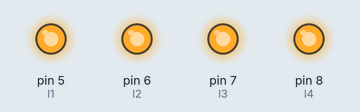
Bench run of a sketch on a simulated Arduino Uno, built with avr-gcc and run on an emulated ATmega328P. Parts: output pins drawn as LEDs (lit = HIGH). Pins used as bus, display or sensor lines are not drawn.

Above: at 0.1 s.
At 3.1 s:
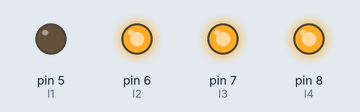
At 3.6 s:
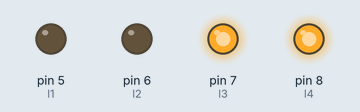
At 4.1 s:
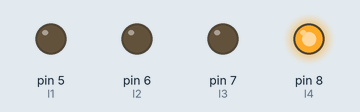
At 4.6 s:
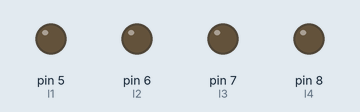
At 6.6 s:
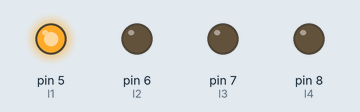
Timing chart, 0 to 40.0 s (numbered marks = the images above):
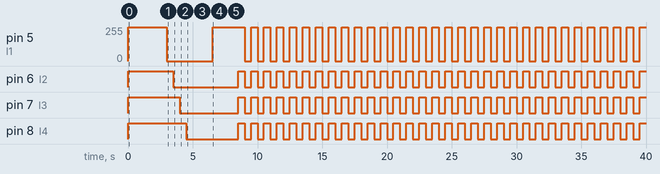

The sketch:

source_code.ino
```cpp
#include<SoftwareSerial.h>
SoftwareSerial mySerial(10,11); // 10 rx 11 tx
int state = 0;


int l1=5;
int l2=6;
int l3=7;
int l4=8;
int r1=9;
int r2=10;
int r3=11;
int r4=12;
int count = 0;
int mult = 1;
void setup() {
  pinMode(l1, OUTPUT);
  pinMode(l2, OUTPUT);
  pinMode(l3, OUTPUT);
  pinMode(l4, OUTPUT);
  pinMode(r1, OUTPUT);
  pinMode(r2, OUTPUT);
  pinMode(r3, OUTPUT);
  pinMode(r4, OUTPUT);
  Serial.begin(9600); // Default communication rate of the Bluetooth module
}
void finish(){
  while(true){
  digitalWrite(l1, HIGH);
  digitalWrite(l2, HIGH);
  digitalWrite(l3, HIGH);
  digitalWrite(l4, HIGH);
  digitalWrite(r1, HIGH);
  digitalWrite(r2, HIGH);
  digitalWrite(r3, HIGH);
  digitalWrite(r4, HIGH);
  delay(500);
  digitalWrite(l1, LOW);
  digitalWrite(l2, LOW);
  digitalWrite(l3, LOW);
  digitalWrite(l4, LOW);
  digitalWrite(r1, LOW);
  digitalWrite(r2, LOW);
  digitalWrite(r3, LOW);
  digitalWrite(r4, LOW);
  delay(500);
  }
}
void loop() {
  if(Serial.available() > 0){ // Checks whether data is comming from the serial port
  state = Serial.read(); // Reads the data from the serial port
  }
  mult = state;
  if(count == 0){
  digitalWrite(l1, HIGH);
  digitalWrite(l2, HIGH);
  digitalWrite(l3, HIGH);
  digitalWrite(l4, HIGH);
  digitalWrite(r1, HIGH);
  digitalWrite(r2, HIGH);
  digitalWrite(r3, HIGH);
  digitalWrite(r4, HIGH);
  delay(3000);
  digitalWrite(l1,LOW);
  delay(500);
  digitalWrite(l2,LOW);
  delay(500);
  digitalWrite(l3,LOW);
  delay(500);
  digitalWrite(l4,LOW);
  delay(500);
  digitalWrite(r1,LOW);
  delay(500);
  digitalWrite(r2,LOW);
  delay(500);
  digitalWrite(r3,LOW);
  delay(500);
  digitalWrite(r4,LOW);
  count++;
  }
  digitalWrite(l1,HIGH);
  delay(216.6*mult);
  digitalWrite(l1,LOW);
  delay(200*mult);
  digitalWrite(l1,HIGH);
  delay(216.6*mult);
  digitalWrite(l1,LOW);
  delay(200*mult);
  digitalWrite(l1,HIGH);
  delay(216.6*mult);
  digitalWrite(l1,LOW);
  delay(200*mult);
  delay(250*mult);
  digitalWrite(r1,HIGH);
  delay(347.2*mult);
  digitalWrite(r1,LOW);
  digitalWrite(r2,HIGH);
  delay(200*mult);
  digitalWrite(r2,LOW);
  delay(200*mult);
  digitalWrite(r2,HIGH);
  delay(200*mult);
  digitalWrite(r2,LOW);
  digitalWrite(r1,HIGH);
  delay(347.2*mult);
  digitalWrite(r1,LOW);


  digitalWrite(l3,HIGH);
  delay(400*mult);
  digitalWrite(l3,LOW);
  delay(200*mult);
  digitalWrite(l3,HIGH);
  delay(400*mult);
  digitalWrite(l3,LOW);
  digitalWrite(l2,HIGH);
  delay(400*mult);
  digitalWrite(l2,LOW);
  delay(200*mult);
  digitalWrite(l2,HIGH);
  delay(400*mult);
  digitalWrite(l2,LOW);
  digitalWrite(l1,HIGH);
  delay(1000);
  digitalWrite(l1,LOW);


  digitalWrite(r1,HIGH);
  delay(216.6*mult);
  digitalWrite(r1,LOW);
  delay(200*mult);
  digitalWrite(l1,HIGH);
  delay(216.6*mult);
  digitalWrite(l1,LOW);
  delay(200*mult);
  digitalWrite(l1,HIGH);
  delay(216.6*mult);
  digitalWrite(l1,LOW);
  delay(200*mult);
  digitalWrite(l1,HIGH);
  delay(216.6*mult);
  digitalWrite(l1,LOW);
  delay(200*mult);
  digitalWrite(r1,HIGH);
  delay(347.2*mult);
  digitalWrite(r1,LOW);
  digitalWrite(r2,HIGH);
  delay(200*mult);
  digitalWrite(r2,LOW);
  delay(200*mult);
  digitalWrite(r2,HIGH);
  delay(200*mult);
  digitalWrite(r2,LOW);
  digitalWrite(r1,HIGH);
  delay(347.2*mult);
  digitalWrite(r1,LOW);


  digitalWrite(l3,HIGH);
  delay(400*mult);
  digitalWrite(l3,LOW);
  delay(200*mult);
  digitalWrite(l3,HIGH);
  delay(400*mult);
  digitalWrite(l3,LOW);
  digitalWrite(l2,HIGH);
  delay(400*mult);
  digitalWrite(l2,LOW);
  delay(200*mult);
  digitalWrite(l2,HIGH);
  delay(400*mult);
  digitalWrite(l2,LOW);
  digitalWrite(l1,HIGH);
  delay(1000);
  digitalWrite(l1,LOW);


  finish();
}
```

Measured:
- by itself, pin 6 (l2): goes HIGH 3.5 s, LOW 5.0 s, 31 × (HIGH 0.50 s, LOW 0.50 s), then HIGH
- by itself, pin 7 (l3): goes HIGH 4.0 s, LOW 4.5 s, 31 × (HIGH 0.50 s, LOW 0.50 s), then HIGH
- by itself, pin 8 (l4): goes HIGH 4.5 s, LOW 4.0 s, 31 × (HIGH 0.50 s, LOW 0.50 s), then HIGH
